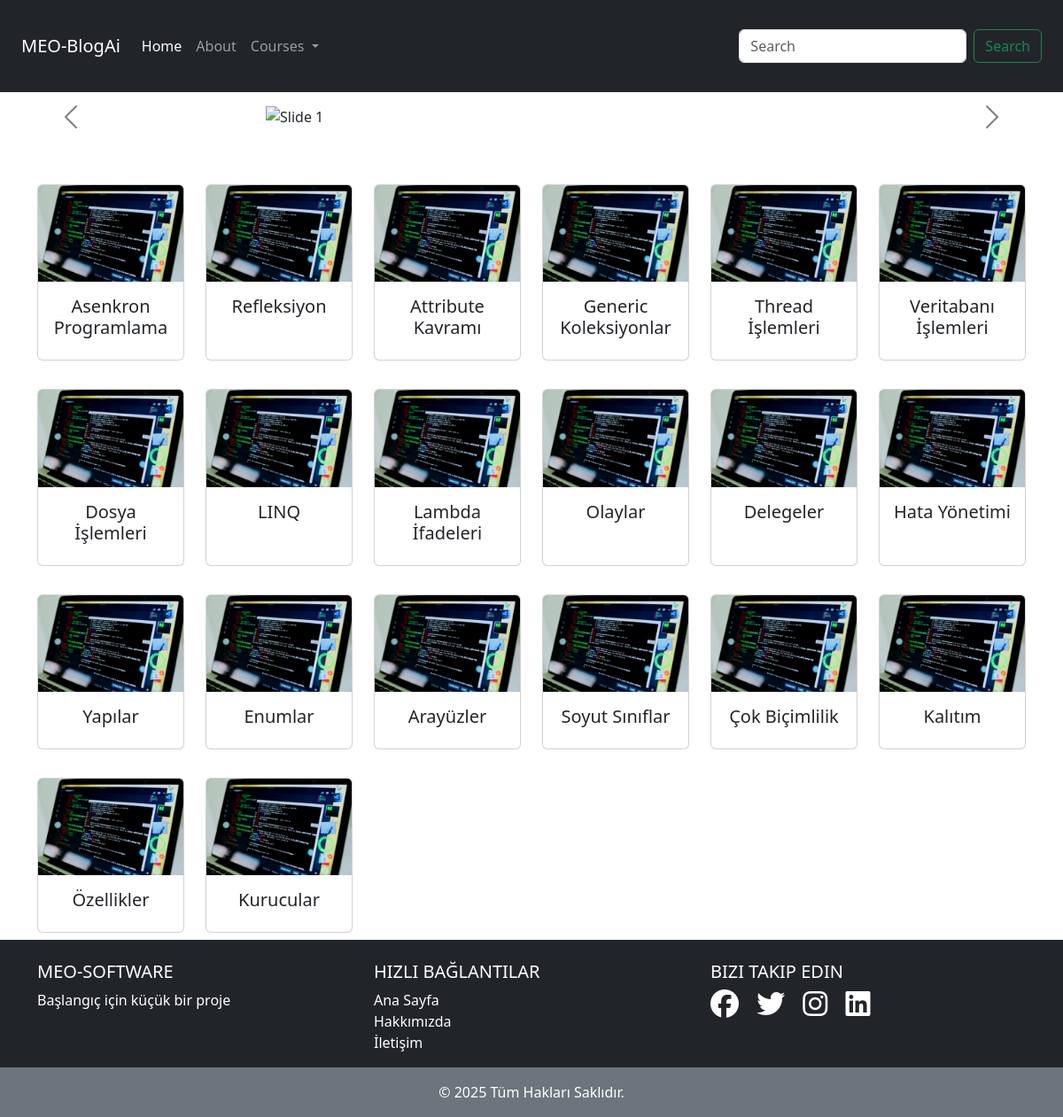
Before: / with the older database file.
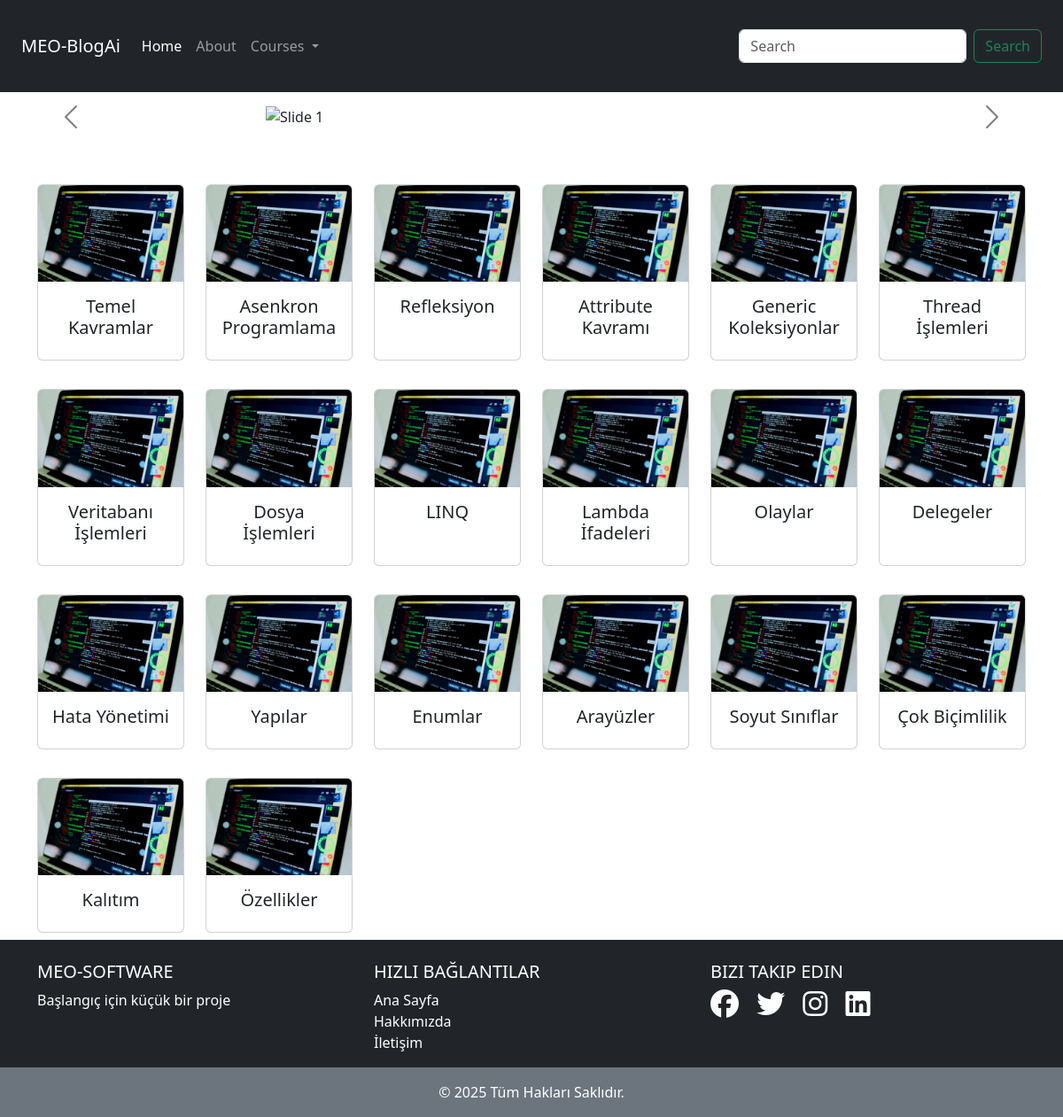
After: the same page with the newer database file.
### pages/models.py (models this page shows)
class Page(models.Model):
    title = models.CharField(max_length=100)
    content = models.TextField()
    image = models.CharField(max_length=30)
    last_update = models.DateTimeField(auto_now=True)
    def __str__(self):
        return self.title
    def get_image_path(self):
        return f"img/{self.image}"

### pages/views.py (the view)
# urls.py: path("", views.index, name="index"),
def index(request):
    pages = Page.objects.all().order_by('-id')
    context = {
        "pages": pages
    }
    return render(request, 'pages/index.html',context)

### templates/pages/index.html (shortened to what this page needs)
{% extends "layout.html" %}
{% load static %}
{% block content %}
<div class="row row-cols-md-12 row-cols-sm-12">
    <div id="carouselExampleDark" class="carousel slide my-3" data-bs-ride="carousel" data-bs-interval="3000">
        <div class="carousel-indicators">
            <button type="button" data-bs-target="#carouselExampleDark" data-bs-slide-to="0" class="active" aria-current="true" aria-label="Slide 1"></button>
            <button type="button" data-bs-target="#carouselExampleDark" data-bs-slide-to="1" aria-label="Slide 2"></button>
            <button type="button" data-bs-target="#carouselExampleDark" data-bs-slide-to="2" aria-label="Slide 3"></button>
        </div>
        <div class="carousel-inner">
            <div class="carousel-item active" data-bs-interval="3000">
                <img src="{% static 'img/img-1.jpg' %}" class="d-block w-50 mx-auto" alt="Slide 1">
                <div class="carousel-caption d-none d-md-block">
                </div>
            </div>
        </div>
        <button class="carousel-control-prev carousel-dark" type="button" data-bs-target="#carouselExampleDark" data-bs-slide="prev">
            <span class="carousel-control-prev-icon" aria-hidden="true"></span>
        </button>
        <button class="carousel-control-next carousel-dark" type="button" data-bs-target="#carouselExampleDark" data-bs-slide="next">
            <span class="carousel-control-next-icon" aria-hidden="true"></span>
        </button>
    </div>
</div>
<div class="container mt-5">
    <div class="row row-cols-1 row-cols-md-3 row-cols-lg-6 g-4">
        {% if pages %}
            {% for page in pages %}
                {% if forloop.counter <= 20 %}
                <div class="col mb-2">
                    <a href="{% url 'course' page.id%}" class="text-decoration-none">
                        <div class="card h-100">
                            <img src="{% static page.get_image_path %}" class="card-img-top" alt="Card Image">
                            <div class="card-body text-center">
                                <h5 class="card-title">{{ page }}</h5>
                            </div>
                        </div>
                    </a>
                </div>
                {% endif %}
            {% endfor %}
        {% else %}
            <div class="alert alert-warning">Does not exist</div>
        {% endif %}
    </div>
</div>
{% endblock %}

### templates/layout.html (shortened to what this page needs)
{% load static %}
<!DOCTYPE html>
<html lang="en">
<head>
    <link rel="stylesheet" href="{% static 'css/style.css' %}">
    <link href="https://cdn.jsdelivr.net/npm/bootstrap@5.3.0/dist/css/bootstrap.min.css" rel="stylesheet">
</head>
<body>
    <header>
        <nav class="navbar navbar-expand-lg bg-dark navbar-dark">
            <div class="container-fluid p-4">
                <a class="navbar-brand" href="/">MEO-BlogAi</a>
                <div class="collapse navbar-collapse" id="navbarSupportedContent">
                    <ul class="navbar-nav me-auto mb-2 mb-lg-0">
                        <li class="nav-item">
                            <a class="nav-link active" aria-current="page" href="/">Home</a>
                        </li>
                        <li class="nav-item">
                            <a class="nav-link" href="#">About</a>
                        </li>
                        <li class="nav-item dropdown">
                            <a class="nav-link dropdown-toggle" href="#" role="button" data-bs-toggle="dropdown"
                                aria-expanded="false">
                                Courses
                            </a>
                        </li>
                    </ul>
                    <form class="d-flex" role="search">
                        <input class="form-control me-2" type="search" placeholder="Search" aria-label="Search">
                        <button class="btn btn-outline-success" type="submit">Search</button>
                    </form>
                </div>
            </div>
        </nav>
    </header>
    <main>
        {% block content %}
        {% endblock %}
    </main>
    <footer class="bg-dark text-white pt-4">
        <div class="container text-center text-md-start">
            <div class="row">
                <div class="col-md-4">
                    <h5 class="text-uppercase">MEO-Software</h5>
                    <p>Başlangıç için küçük bir proje</p>
                </div>
                <div class="col-md-4">
                    <h5 class="text-uppercase">Hızlı Bağlantılar</h5>
                    <ul class="list-unstyled">
                        <li><a href="/" class="text-white text-decoration-none">Ana Sayfa</a></li>
                        <li><a href="{% url 'about'%}" class="text-white text-decoration-none">Hakkımızda</a></li>
                        <li><a href="#" class="text-white text-decoration-none">İletişim</a></li>
                    </ul>
                </div>
                <div class="col-md-4">
                    <h5 class="text-uppercase">Bizi Takip Edin</h5>
                    <a href="#" class="text-white me-3"><i class="fab fa-facebook fa-2x"></i></a>
                    <a href="#" class="text-white me-3"><i class="fab fa-twitter fa-2x"></i></a>
                    <a href="#" class="text-white me-3"><i class="fab fa-instagram fa-2x"></i></a>
                    <a href="#" class="text-white"><i class="fab fa-linkedin fa-2x"></i></a>
                </div>
            </div>
        </div>
        <div class="text-center p-3 bg-secondary">
            © 2025 Tüm Hakları Saklıdır.
        </div>
    </footer>
</body>
</html>

### static/css/style.css (style rules this page uses)
body { overflow-x: hidden; }

Changed rows visible on the page:
no longer on this page (row unchanged): Page: image (picture), title "Kurucular"
added Page: image (picture), title "Temel Kavramlar"
